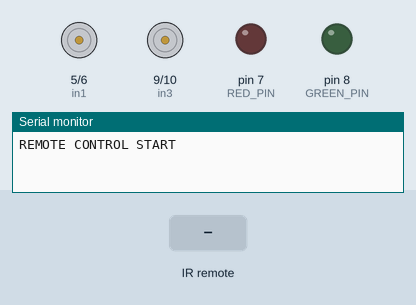
Simulated run of this sketch. Board: Arduino Uno, built with avr-gcc and run on an emulated ATmega328P. Shown: motor-driver pin pairs drawn as motors (green arrow = first pin HIGH = forward, orange = second pin HIGH = backward, longer = more drive), output pins drawn as LEDs (lit = HIGH), the last lines printed to the serial monitor. Inputs (shaded band) come from the test bench.

Above: at 1.2 s.
1.3 s: infrared code 0xFF6897 received
At 2.6 s:
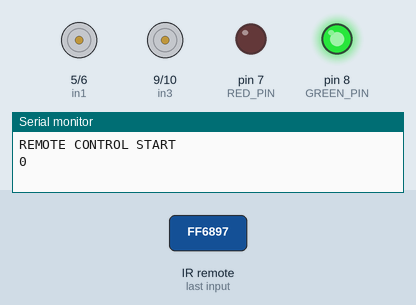
4.3 s: infrared code 0xFF30CF received
At 4.9 s:
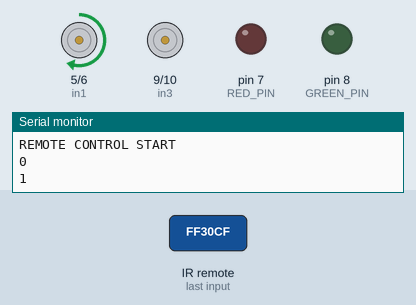
7.3 s: infrared code 0xFF18E7 received
At 8.0 s:
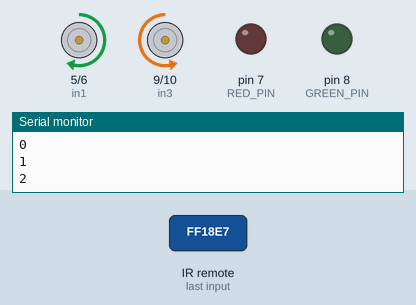
10.3 s: infrared code 0xFF7A85 received
At 11.0 s:
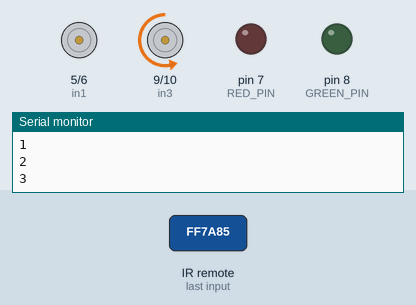
13.3 s: infrared code 0xFF10EF received
At 14.0 s:
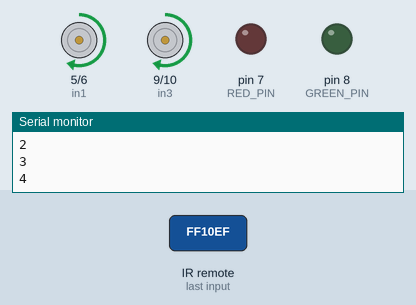
16.3 s: infrared code 0xFF5AA5 received
At 17.0 s:
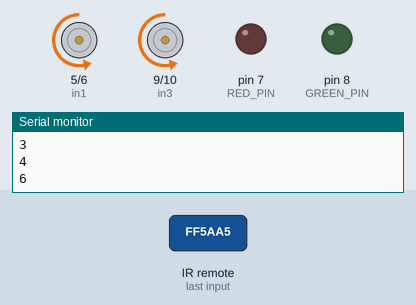
Timing chart, 0 to 19.3 s (numbered marks = the images above; inputs shaded):
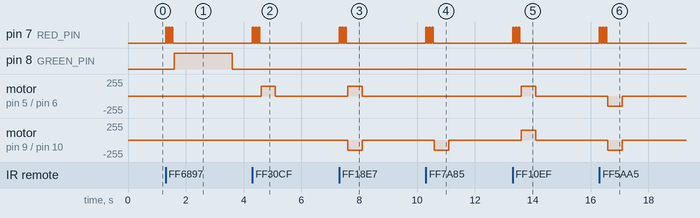

Measured:
- after the input at 1.3 s, pin 7 (RED_PIN): alternates HIGH for 0.05 s and LOW for 0.05 s, 6 changes in all, then stays LOW, starting at once; pin 8 (GREEN_PIN): LOW → HIGH after 0.30 s, → LOW 2.0 s later
- after the input at 4.3 s, pin 7 (RED_PIN): alternates HIGH for 0.05 s and LOW for 0.05 s, 6 changes in all, then stays LOW, starting at once; motor on pin 5 (in1) / pin 6 (in2): stopped → forward 150/255 after 0.30 s, → stopped 0.50 s later
- after the input at 7.3 s, pin 7 (RED_PIN): alternates HIGH for 0.05 s and LOW for 0.05 s, 6 changes in all, then stays LOW, starting at once; motor on pin 5 (in1) / pin 6 (in2): stopped → forward 150/255 after 0.30 s, → stopped 0.50 s later; motor on pin 9 (in3) / pin 10 (in4): stopped → backward 150/255 after 0.30 s, → stopped 0.50 s later
- after the input at 10.3 s, pin 7 (RED_PIN): alternates HIGH for 0.05 s and LOW for 0.05 s, 6 changes in all, then stays LOW, starting at once; motor on pin 9 (in3) / pin 10 (in4): stopped → backward 150/255 after 0.30 s, → stopped 0.50 s later
- after the input at 13.3 s, pin 7 (RED_PIN): alternates HIGH for 0.05 s and LOW for 0.05 s, 6 changes in all, then stays LOW, starting at once; motor on pin 5 (in1) / pin 6 (in2), motor on pin 9 (in3) / pin 10 (in4): stopped → forward 150/255 after 0.30 s, → stopped 0.50 s later
- after the input at 16.3 s, pin 7 (RED_PIN): alternates HIGH for 0.05 s and LOW for 0.05 s, 6 changes in all, then stays LOW, starting at once; motor on pin 5 (in1) / pin 6 (in2), motor on pin 9 (in3) / pin 10 (in4): stopped → backward 150/255 after 0.30 s, → stopped 0.50 s later

The sketch:

CAR-05-40-IR_remote_motor_control.ino
```cpp
#include <IRremote.h>
const int recvPin = 12;
IRrecv irrecv(recvPin); //Create an instance of the ``IRrecv`` class, specifying the pins it's attached to.
decode_results results;

const int in1 = 5; // in1,2 for right wheel
const int in2 = 6;
const int in3 = 9; // in3,4 for left wheel
const int in4 = 10;

#define RED_PIN 7
#define GREEN_PIN  8

int speed = 150;

void setup() {
  Serial.begin(9600);

  //motor
  pinMode(in1, OUTPUT);
  pinMode(in2, OUTPUT);
  pinMode(in3, OUTPUT);
  pinMode(in4, OUTPUT);

  //UR remote
  irrecv.enableIRIn(); // Start the receiver
  Serial.println("REMOTE CONTROL START");

  //LED
  pinMode(RED_PIN, OUTPUT);
  pinMode(GREEN_PIN, OUTPUT);
}

void loop() {

  if (irrecv.decode(&results)) {
    //    Serial.println(results.value,HEX);
    String key = decodeKeyValue(results.value);
    if ( key != "ERROR")
    {
      Serial.println(key);
      blinkLED();
      if (key == "+") {
        speed += 50;
      } else if (key == "-") {
        speed -= 50;
      } else if (key == "2") {
        two_wheels_A(speed);
      } else if (key == "1") {
        one_wheel_A(speed);
      } else if (key == "3") {
        one_wheel_B(speed);
      } else if (key == "4") {
        two_wheels_oppposite_B(speed);
      } else if (key == "6") {
        two_wheels_oppposite_A(speed);
      } else if (key == "7") {
        one_wheel_C(speed);
      } else if (key == "9") {
        one_wheel_D(speed);
      } else if (key == "8") {
        two_wheels_B(speed);
      } else if (key == "5") {
        digitalWrite(RED_PIN, HIGH);
        delay(2000);
        digitalWrite(RED_PIN, LOW);
      } else if (key == "0") {
        digitalWrite(GREEN_PIN, HIGH);
        delay(2000);
        digitalWrite(GREEN_PIN, LOW);
      }

      if (speed >= 255) {
        speed = 255;
      }
      if (speed <= 0) {
        speed = 0;
      }
      delay(500);
      stopMove();
    }

    irrecv.resume(); // Receive the next value
  }
}

void two_wheels_oppposite_A(int speed) {
 analogWrite(in1, 0);
 analogWrite(in2, speed);
 analogWrite(in3, 0);
 analogWrite(in4, speed);
}

void two_wheels_oppposite_B(int speed) {
  analogWrite(in1, speed);
  analogWrite(in2, 0);
  analogWrite(in3, speed);
  analogWrite(in4, 0);
}

void two_wheels_B(int speed) {
 analogWrite(in1, 0);
 analogWrite(in2, speed);
 analogWrite(in3, speed);
 analogWrite(in4, 0);
}

void two_wheels_A(int speed) {
 analogWrite(in1, speed);
 analogWrite(in2, 0 );
 analogWrite(in3, 0);
 analogWrite(in4, speed);
}

void one_wheel_B(int speed) {
 analogWrite(in1, 0);
 analogWrite(in2, 0);
 analogWrite(in3, 0);
 analogWrite(in4, speed);
}

void one_wheel_D(int speed) {
  analogWrite(in1, 0);
  analogWrite(in2, speed);
  analogWrite(in3, 0);
  analogWrite(in4, 0);
}

void one_wheel_A(int speed) {
  analogWrite(in1, speed);
  analogWrite(in2, 0);
  analogWrite(in3, 0);
  analogWrite(in4, 0);
}

void one_wheel_C(int speed) {
  analogWrite(in1, 0);
  analogWrite(in2, 0);
  analogWrite(in3, speed);
  analogWrite(in4, 0);
}

void stopMove() {
  analogWrite(in1, 0);
  analogWrite(in2, 0);
  analogWrite(in3, 0);
  analogWrite(in4, 0);
}

void blinkLED() {
  for (int i = 0; i < 3; i++) {
    digitalWrite(RED_PIN, HIGH);
    delay(50);
    digitalWrite(RED_PIN, LOW);
    delay(50);
  }
}
```

decodeKeyValue.ino
```cpp
/*
 *  FF6897 0
    FF30CF 1
    FF18E7 2
    FF7A85 3
    FF10EF 4
    FF38C7 5
    FF5AA5 6
    FF42BD 7
    FF4AB5 8
    FF52AD 9
    FF906F ＋
    FFA857 -
    FFE01F EQ
    FFB04F U/SD
    FF9867 CYCLE
    FF22DD PLAY/PAUSE
    FF02FD BACKWARD
    FFC23D FORWARD
    FFA25D POWER
    FFE21D MUTE
    FF629D MODE
    FFFFFF DUPLICATE
 *
 */
String decodeKeyValue(long result)
{
  switch(result){
    case 0xFF6897:
      return "0";
    case 0xFF30CF:
      return "1";
    case 0xFF18E7:
      return "2";
    case 0xFF7A85:
      return "3";
    case 0xFF10EF:
      return "4";
    case 0xFF38C7:
      return "5";
    case 0xFF5AA5:
      return "6";
    case 0xFF42BD:
      return "7";
    case 0xFF4AB5:
      return "8";
    case 0xFF52AD:
      return "9";
    case 0xFF906F:
      return "+";
    case 0xFFA857:
      return "-";
    case 0xFFE01F:
      return "EQ";
    case 0xFFB04F:
      return "U/SD";
    case 0xFF9867:
      return "CYCLE";
    case 0xFF22DD:
      return "PLAY/PAUSE";
    case 0xFF02FD:
      return "BACKWARD";
    case 0xFFC23D:
      return "FORWARD";
    case 0xFFA25D:
      return "POWER";
    case 0xFFE21D:
      return "MUTE";
    case 0xFF629D:
      return "MODE";
    case 0xFFFFFFFF:
      return "ERROR";
    default :
      return "ERROR";
    }
}
```
